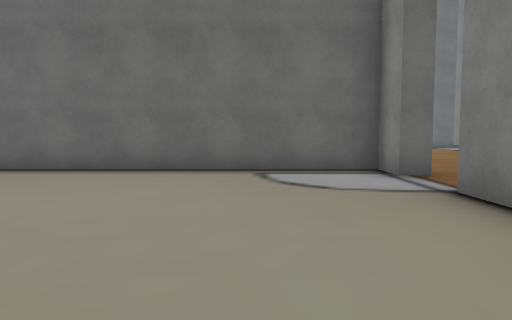
[1] (above)

15 first-person views from a walk through a Unity game level. The camera is 1.3 m above the floor, tilts 4° down and sees 70° across. The floor is counted in squares, 2 m on a side. Each view is taken from the middle of a square. On the plan, view 1 faces up. The plan holds only what a view shows up to about 11 squares ahead; the rest is blank. The place goes on beyond the plan. Some surface patterns are stand-ins.

[2]
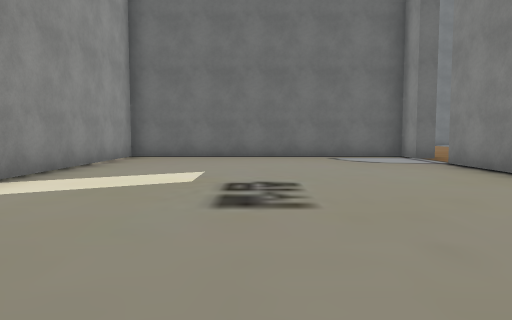

[3]
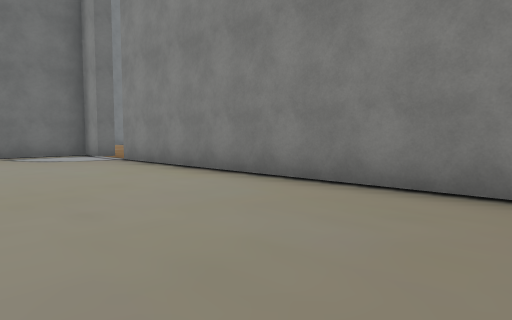

[4]
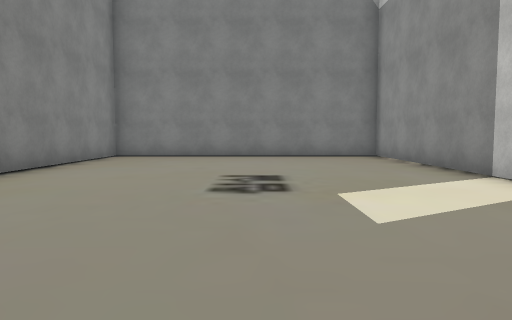

[5]
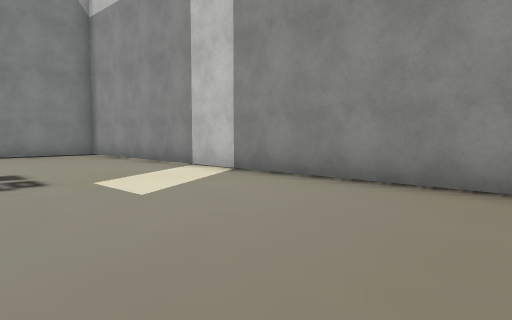

[6]
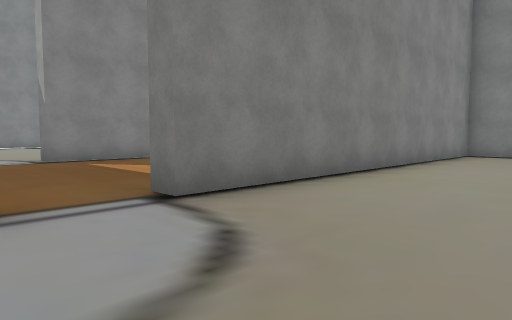

[7]
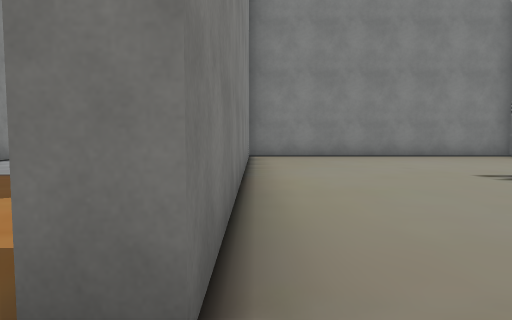

[8]
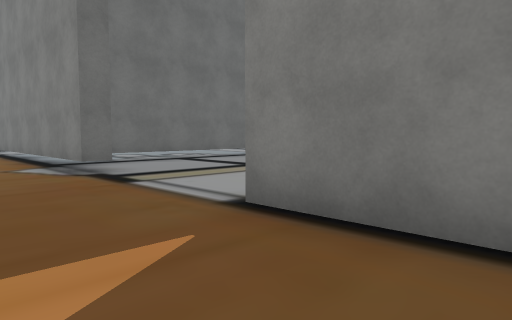

[9]
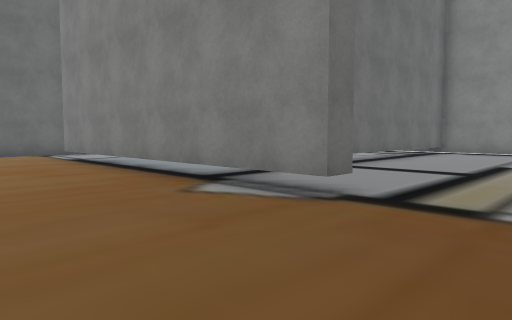

[10]
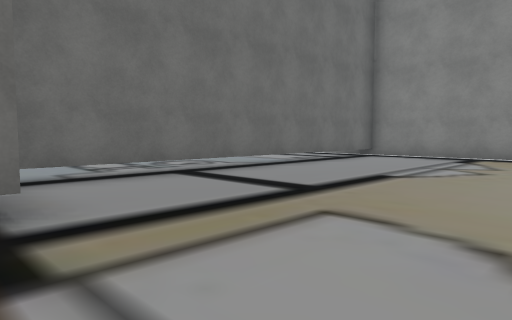

[11]
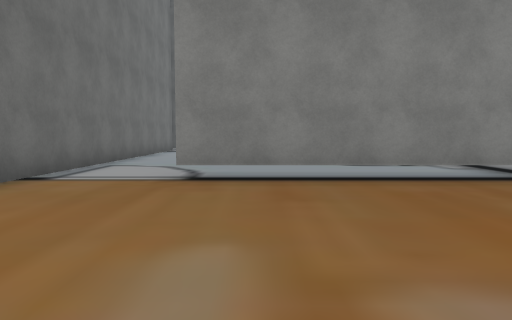

[12]
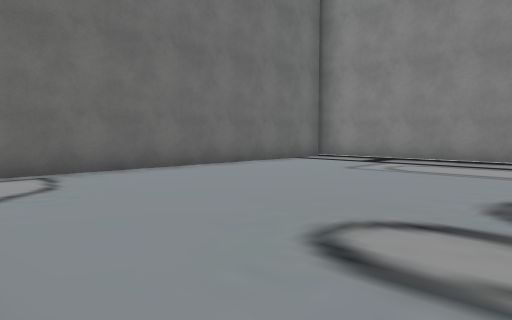

[13]
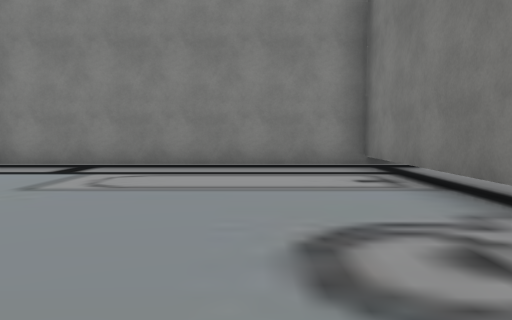

[14]
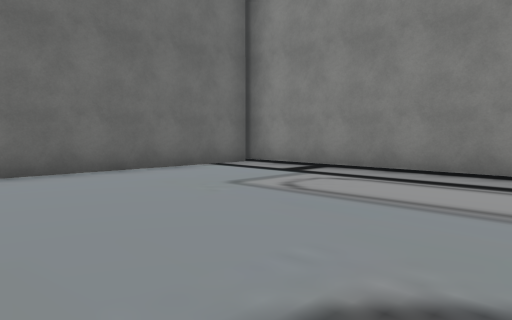

[15]
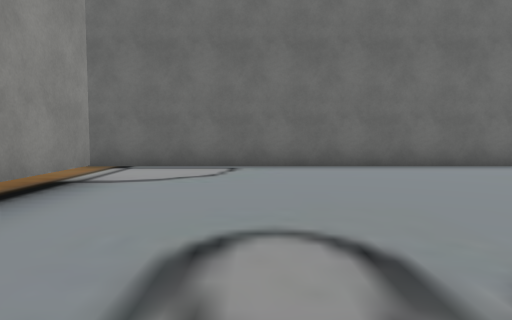

### Floor plan
Key: @ floor where view 1 was taken; # wall or solid block; . floor; T thing the floor can be seen under or through.
Columns run from 6 left of view 1 to 19 right of it. Each row starts with its distance up from view 1.
 18              #############
 17              ............#
 16            ..............#
 15           ....T..........#
 14          .....T..........#
 13           ....T..........#
 12            ...T..........#
 11             ..T..........#
 10            ...T..........#
  9           ....TTTTTTTTTT##
  8           ....T..........#
  7 #########................#
  6 #.......#................#
  5 #......................
  4 #.................
  3 #.......#.....#...
  2 #.......# ....#
  1 #.......# ....#
  0 #.....@.#  ..
 -1 #.......#
 -2 #.......#
 -3 #.......#
 -4 #.......#
 -5 #.......#
 -6 #########

Positions as (right, up) in squares from view 1, and headings:
1: (0, 0), facing up
2: (-2, -4), facing up
3: (-2, -5), facing up-right
4: (-2, 5), facing down
5: (-1, 6), facing down-left
6: (-1, 6), facing down-right
7: (2, 5), facing down
8: (6, 1), facing up-right
9: (5, 5), facing up-right
10: (8, 4), facing up-right
11: (3, 14), facing right
12: (9, 11), facing up-right
13: (11, 12), facing right
14: (12, 11), facing up-right
15: (11, 10), facing up
